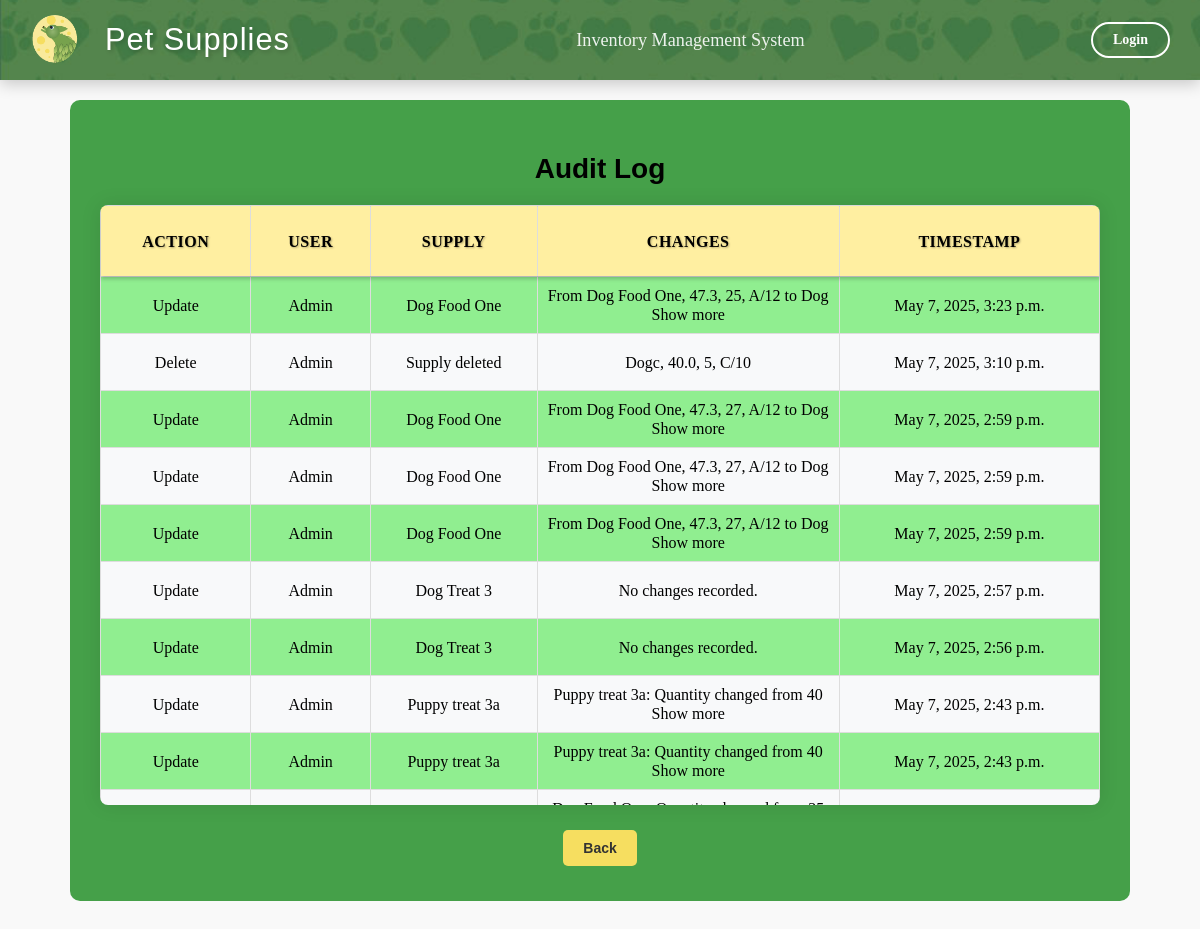
The page /audit-log/ on the database as committed earlier.
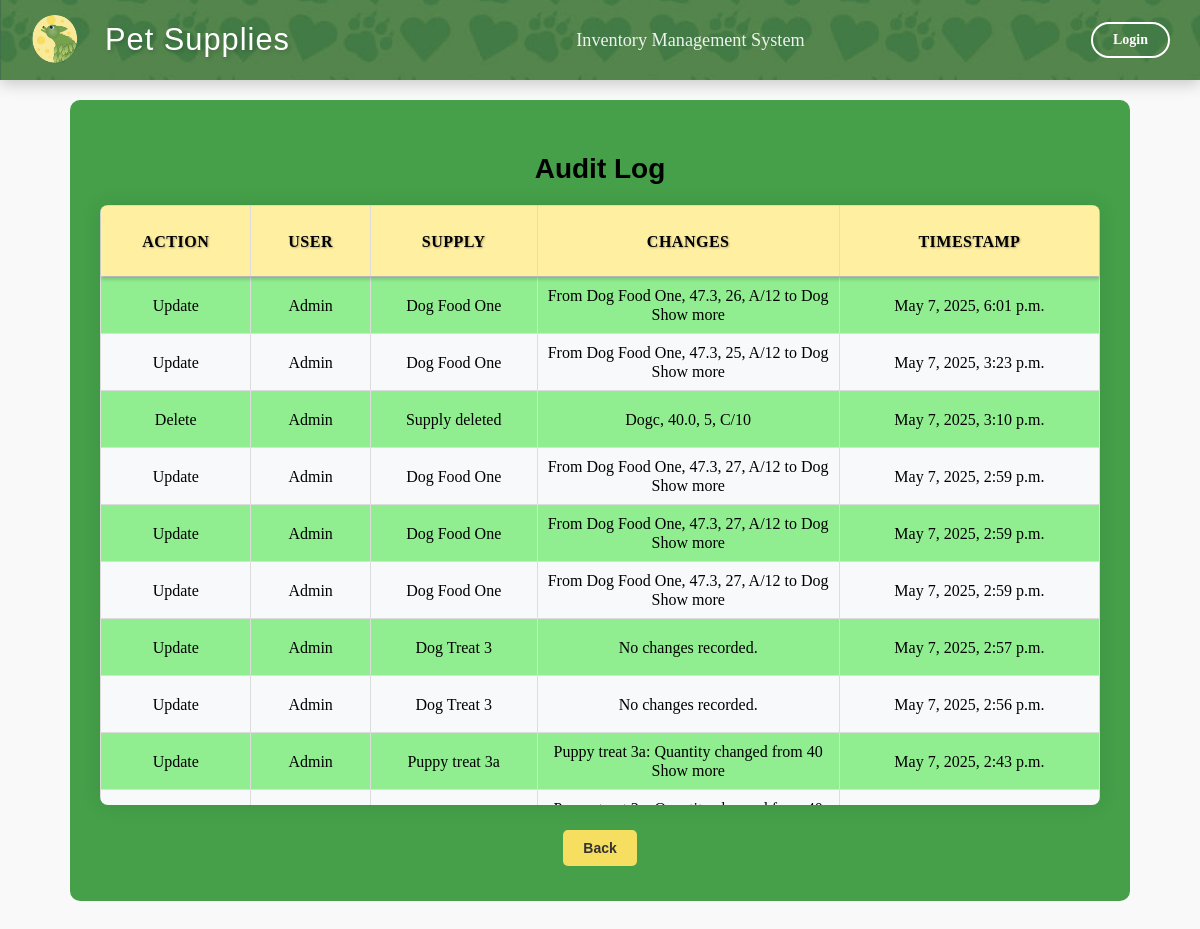
The same page on the database as committed later.
### inventory/models.py (models this page shows, shortened)
class AuditLog(models.Model):
    ACTION_CHOICES = (
        ('CREATE', 'Create'),
        ('UPDATE', 'Update'),
        ('DELETE', 'Delete'),
    )
    user = models.ForeignKey(User, on_delete=models.SET_NULL, null=True)  # Track the user making the change
    action = models.CharField(max_length=10, choices=ACTION_CHOICES)  # The type of action (CREATE, UPDATE, DELETE)
    supply = models.ForeignKey(Supply, on_delete=models.SET_NULL, null=True)
    changes = models.TextField()  # Description of what was changed
    timestamp = models.DateTimeField(auto_now_add=True)  # When the change was made

class Supply(models.Model):
    name = models.CharField(max_length=255, primary_key=True)
    price = models.FloatField()
    quantity = models.IntegerField()
    location = models.CharField(max_length=255)
    reorder_point = models.PositiveIntegerField(default=5)
    deleted = models.BooleanField(default=False)

### inventory/views.py (the view)
# urls.py: path('audit-log/', views.audit_log, name='audit_log'),
def audit_log(request):
    logs = AuditLog.objects.all().order_by('-timestamp')
    return render(request, 'inventory/audit_log.html', {'logs': logs})

### inventory/templates/inventory/audit_log.html (shortened to what this page needs)
{% extends 'inventory/base.html' %}
{% load static %}
{% block content %}
<center>
<div class="conmain">
    <center>
       <h2>Audit Log</h2>
    </center>
    <div class="table-container">
        <table border="1" class="data_tab">
            <thead>
                <tr>
                    <th>Action</th>
                    <th>User</th>
                    <th>Supply</th>
                    <th>Changes</th>
                    <th>Timestamp</th>
                </tr>
            </thead>
            <tbody>
                {% for log in logs %}
                <tr>
                    <td>{{ log.get_action_display }}</td>
                    <td>{{ log.user.username }}</td>
                    <td>
                        {% if log.action == 'DELETE' %}
                            Supply deleted
                        {% elif log.supply %}
                            {{ log.supply.name }}
                        {% else %}
                            Supply deleted
                        {% endif %}
                    </td>
                    <td class="changes">
                        <div class="changes-content" id="changes-content-{{ forloop.counter }}">
                            {{ log.changes|default:"No changes recorded." }}
                        </div>
                        <span class="toggle-text" onclick="toggleDetails(event, this)" style="display: none;">Show more</span>
                    </td>
                    <td>{{ log.timestamp }}</td>
                </tr>
                {% endfor %}
            </tbody>
        </table>
    </div>
    <center>
        <a href="{% url 'index' %}">
            <button type="button" class="back-button">Back</button>
        </a>
    </center>
</div>
</div>
{% endblock %}

### inventory/templates/inventory/base.html (shortened to what this page needs)
{% load static %}
<!DOCTYPE html>
<html lang="en">
<head>
    <link rel="stylesheet" href="{% static 'css/styles.css' %}">
</head>
<body>
    <header class="header-container">
        <img src="{% static 'icons/header_image.jpg' %}" alt="Header Background" class="header-bg">
        <div class="header-content">
            <div class="header-left">
                <img src="{% static 'icons/TLeafLogo2sm.png' %}" alt="T Leaf Logo" class="logo">
                <div class="header-title">Pet Supplies</div>
            </div>
            <div class="header-subtitle">Inventory Management System</div>
            <div class="header-right">
                {% if user.is_authenticated %}
                    <span class="welcome-text">Welcome, {{ user.username }}</span>
                    <a href="{% url 'logout' %}" class="header-button">Logout</a>
                    {% if request.user.is_superuser %}
        <div class="dropdown">
            <span class="gear-icon"><img src="{% static 'icons/settinggear.svg' %}" alt="settign gear" class="logo"></span>
            <div class="dropdown-content">
                <a href="{% url 'add_user' %}">Add User</a>
                <a href="{% url 'delete_user' %}">Delete User</a>
                <a href="{% url 'select_user' %}">Edit User</a>
                <a href="{% url 'manage_groups' %}">Manage Groups</a>
            </div>
        </div>
                    {% else %}
                         <p></p>
                    {% endif %}
                {% else %}
                    <a href="{% url 'login' %}" class="header-button">Login</a>
                {% endif %}
            </div>
        </div>
    </header>
    <div class="content-container">
        {% block content %}{% endblock %}
</body>
</html>

### inventory/static/css/styles.css (style rules this page uses)
body { font-family: 'Georgia', serif; font-size: 14px; margin-top: 100px; background-color: #f9f9f9; }
.header-container { position: fixed; top: 0; left: 0; right: 0; height: 80px; background: linear-gradient(135deg, #1e4d2b, #2E7D32); color: white; z-index: 1000; box-shadow: 0 2px 10px rgba(0, 0, 0, 0.1); transition: all 0.3s ease; }
.header-bg { position: absolute; top: 0; left: 0; width: 100%; height: 100%; object-fit: cover; z-index: 1; }
.header-content { position: relative; z-index: 2; display: flex; align-items: center; justify-content: space-between; padding: 0 30px; height: 100%; max-width: 1400px; margin: 0 auto; }
.header-left { display: flex; align-items: center; gap: 25px; }
.header-title { font-family: 'Bauhaus 93', Arial, sans-serif; font-size: 2.2em; text-shadow: 2px 2px 4px rgba(0, 0, 0, 0.2); letter-spacing: 1px; }
.header-subtitle { font-size: 1.3em; opacity: 0.9; font-weight: 300; }
.header-right { display: flex; align-items: center; gap: 15px; }
.logo { width: 50px; height: 50px; border-radius: 50%; object-fit: cover; transition: transform 0.3s ease; }
.header-button { display: inline-block; padding: 8px 20px; background-color: transparent; border: 2px solid white; color: white; text-decoration: none; border-radius: 20px; font-weight: bold; transition: all 0.3s ease; }
.table-container { max-height: 600px; width: 100%; margin: 20px auto; border: none; box-shadow: 0 0 20px rgba(0, 0, 0, 0.1); border-radius: 8px; overflow: hidden; position: relative; }
.data_tab { width: 100%; border-collapse: collapse; margin: 0; font-size: 16px; }
.data_tab th, .data_tab td { text-align: center; padding: 8px 12px; border: 1px solid #ddd; overflow: hidden; text-overflow: ellipsis; white-space: nowrap; height: 40px; line-height: 1.2; }
.data_tab th { color: black; font-weight: bold; font-size: 16px; padding: 8px 12px; height: 40px; }
.data_tab tr { height: 40px; }
.data_tab thead { position: sticky; top: 0; z-index: 10; box-shadow: 0 2px 4px rgba(0,0,0,0.2); }
.data_tab thead tr { height: 50px; }
.data_tab thead th { padding: 15px 20px; font-size: 16px; font-weight: bold; text-transform: uppercase; letter-spacing: 0.5px; color: black; text-align: center; white-space: nowrap; text-shadow: 1px 1px 2px rgba(0,0,0,0.3); line-height: 1.2; vertical-align: middle; display: table-cell; }
button { padding: 8px 15px; margin: 5px; border-radius: 4px; border: none; background-color: #4CAF50; color: white; cursor: pointer; font-size: 14px; transition: background-color 0.3s; }
.data_tab tr:nth-child(even) { background-color: #f8f9fa; }
.data_tab tr:nth-child(odd) { background-color: lightgreen; }
.table-container { max-height: 600px; width: 90%; margin: 20px auto; border: none; box-shadow: 0 0 20px rgba(0, 0, 0, 0.1); border-radius: 8px; overflow: hidden; position: relative; }
.data_tab th { color: white; font-weight: bold; font-size: 16px; padding: 8px 12px; height: 40px; }
.data_tab { width: 100%; border-collapse: collapse; table-layout: auto; }
.data_tab th, .data_tab td { text-align: center; padding: 0; border: 1px solid #ddd; overflow: hidden; text-overflow: ellipsis; white-space: nowrap; height: 40px; line-height: 1.2; }
.data_tab th { padding: 0; font-size: 16px; font-weight: bold; text-transform: uppercase; letter-spacing: 0.5px; color:black; line-height: 40px; text-align: center; text-shadow: 1px 1px 2px rgba(0, 0, 0, 0.3); background-color: #ffefa1; }
.data_tab thead { background-color: #ffefa1; position: sticky; top: 0; z-index: 10; box-shadow: 0 2px 4px rgba(0,0,0,0.2); }
.data_tab thead tr { height: 40px; }
.data_tab td { border: 1px solid #ddd; padding: 10px; text-align: center; white-space: nowrap; }
.data_tab th { padding: 0; font-size: 16px; font-weight: bold; text-transform: uppercase; letter-spacing: 0.5px; color: #FFFFFF; border-bottom: 2px solid #1B5E20; line-height: 40px; text-align: center; text-shadow: 1px 1px 2px rgba(0, 0, 0, 0.3); background-color: #ffefa1; }

Rows that differ between the two databases and show on the page:
no longer on this page (row unchanged): AuditLog: action "Update", user.username "Admin", supply.name "Puppy treat 3a", changes "Puppy treat 3a: Quantity changed from 40…", timestamp "May 7, 2025, 2:43 p.m."
added AuditLog: action "Update", user.username "Admin", supply.name "Dog Food One", changes "From Dog Food One, 47.3, 26, A/12 to Dog…", timestamp "May 7, 2025, 6:01 p.m."
